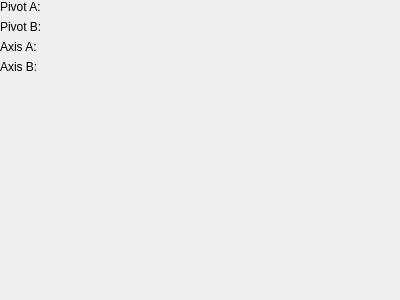
<?xml version="1.0" encoding="UTF-8"?>
<ui version="4.0">
 <class>Hinge</class>
 <widget class="QWidget" name="Hinge">
  <property name="geometry">
   <rect>
    <x>0</x>
    <y>0</y>
    <width>400</width>
    <height>300</height>
   </rect>
  </property>
  <property name="windowTitle">
   <string>Form</string>
  </property>
  <layout class="QFormLayout" name="formLayout">
   <property name="leftMargin">
    <number>0</number>
   </property>
   <property name="topMargin">
    <number>0</number>
   </property>
   <property name="rightMargin">
    <number>0</number>
   </property>
   <property name="bottomMargin">
    <number>0</number>
   </property>
   <item row="0" column="0">
    <widget class="QLabel" name="label">
     <property name="text">
      <string>Pivot A:</string>
     </property>
    </widget>
   </item>
   <item row="1" column="0">
    <widget class="QLabel" name="label_2">
     <property name="text">
      <string>Pivot B:</string>
     </property>
    </widget>
   </item>
   <item row="2" column="0">
    <widget class="QLabel" name="label_3">
     <property name="text">
      <string>Axis A:</string>
     </property>
    </widget>
   </item>
   <item row="3" column="0">
    <widget class="QLabel" name="label_4">
     <property name="text">
      <string>Axis B:</string>
     </property>
    </widget>
   </item>
   <item row="0" column="1">
    <widget class="Vec3Setter" name="widgetPivotA" native="true"/>
   </item>
   <item row="1" column="1">
    <widget class="Vec3Setter" name="widgetPivotB" native="true"/>
   </item>
   <item row="2" column="1">
    <widget class="Vec3Setter" name="widgetAxisA" native="true"/>
   </item>
   <item row="3" column="1">
    <widget class="Vec3Setter" name="widgetAxisB" native="true"/>
   </item>
  </layout>
 </widget>
 <customwidgets>
  <customwidget>
   <class>Vec3Setter</class>
   <extends>QWidget</extends>
   <header>vec3setter.h</header>
   <container>1</container>
  </customwidget>
 </customwidgets>
 <resources/>
 <connections/>
</ui>
